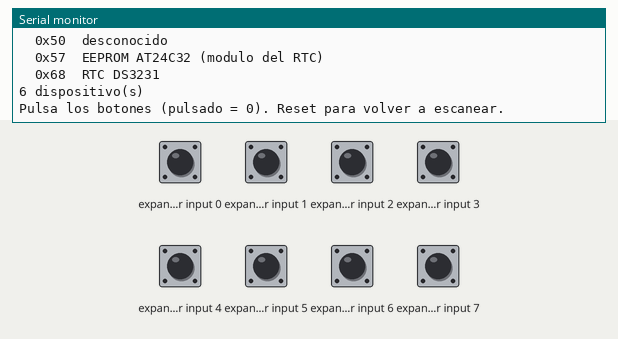
This sketch was run on a simulated ESP32. Shown: the last lines printed to the serial monitor. Wiring (inferred from the names in the program): PCF8574 port expander at I2C address 0x20. The inputs (shaded band) are chosen by the test bench; at power-on: expander input 0–7 HIGH.

Above: at 1.4 s.
1.5 s: expander input 0 pulled LOW for 0.15 s
At 2.2 s:
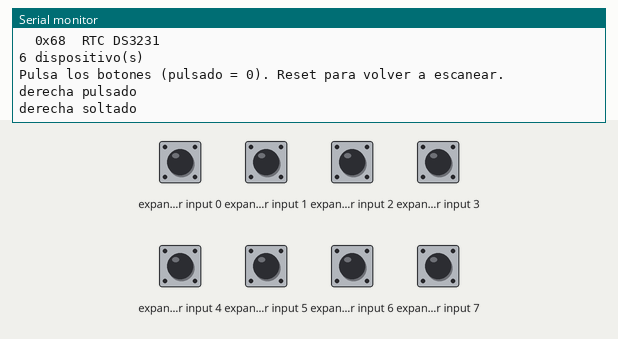
3.1 s: expander input 2 pulled LOW for 0.15 s
At 4.1 s:
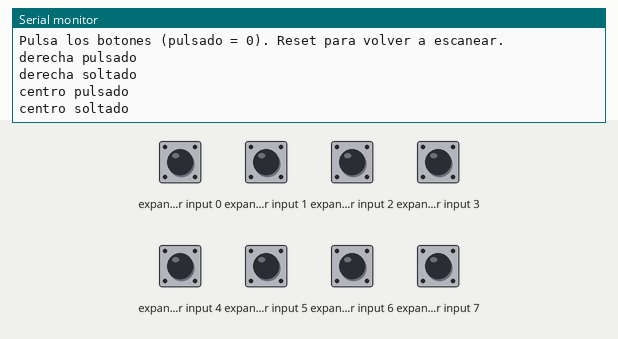
4.7 s: expander input 4 pulled LOW for 0.15 s
At 5.2 s:
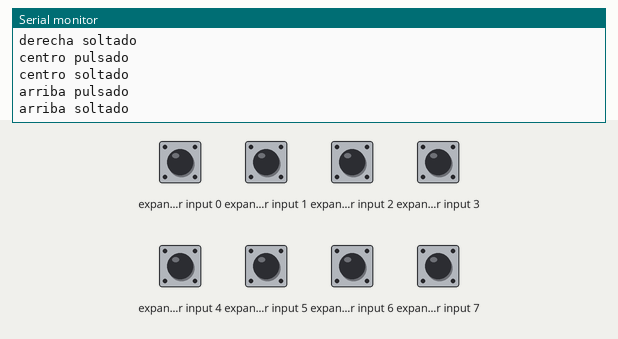
6.3 s: expander input 5 pulled LOW for 0.15 s
At 7.5 s:
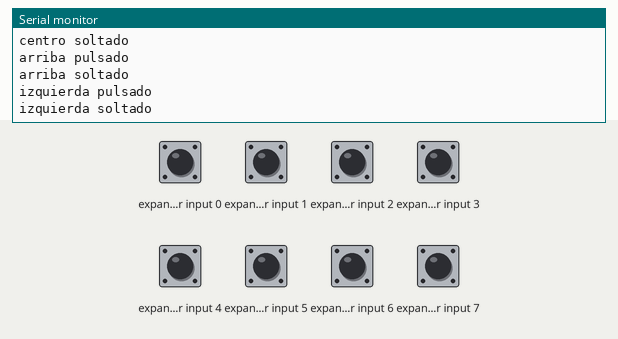
7.9 s: expander input 6 pulled LOW for 0.15 s
At 8.6 s:
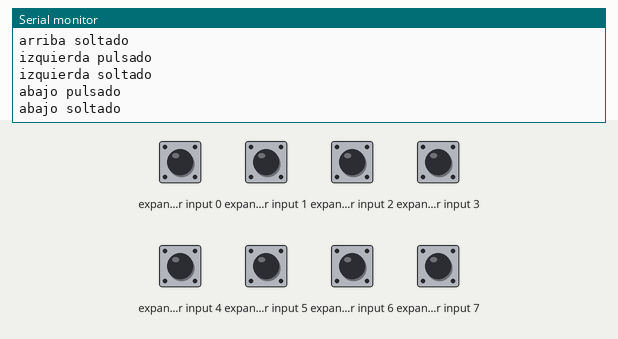

The sketch:

i2c_scanner.ino
```cpp
// Escáner I2C para Jarduino + prueba de los 5 botones de la tapa.
// SDA -> D2 (GPIO4), SCL -> D1 (GPIO5). Monitor serie a 115200.

#include <Wire.h>

const uint8_t ADDR_BOTONES = 0x20;

struct Boton { uint8_t bit; const char *nombre; };
const Boton BOTONES[] = {
  // bit = P del PCF8574; entre paréntesis, pin del conector de 16
  // Medido de nuevo tras recolocar los botones (2026-10-03);
  // esta mochila no sigue el orden habitual
  {4, "arriba"},     // P4 (6)
  {6, "abajo"},      // P6 (4)
  {5, "izquierda"},  // P5 (5)
  {0, "derecha"},    // P0 (13)
  {2, "centro"}      // P2 (11)
};

const char *identificar(uint8_t addr) {
  switch (addr) {
    case 0x20: return "PCF8574 botones";
    case 0x26: return "PCF8574 zonas";
    case 0x27: return "PCF8574 LCD";
    case 0x57: return "EEPROM AT24C32 (modulo del RTC)";
    case 0x68: return "RTC DS3231";
    default:   return "desconocido";
  }
}

bool botonesPresentes = false;
uint8_t ultimoEstado = 0xFF;

void escanear() {
  Serial.println("\nEscaneando bus I2C...");
  int encontrados = 0;
  for (uint8_t addr = 1; addr < 127; addr++) {
    Wire.beginTransmission(addr);
    if (Wire.endTransmission() == 0) {
      Serial.printf("  0x%02X  %s\n", addr, identificar(addr));
      encontrados++;
      if (addr == ADDR_BOTONES) botonesPresentes = true;
    }
  }
  Serial.printf("%d dispositivo(s)\n", encontrados);
}

void setup() {
  Serial.begin(115200);
  delay(200);
  Wire.begin(4, 5);  // SDA=D2, SCL=D1
  escanear();

  if (botonesPresentes) {
    // Todo a 1 = entradas con pull-up débil interno
    Wire.beginTransmission(ADDR_BOTONES);
    Wire.write(0xFF);
    Wire.endTransmission();
    Serial.println("\nPulsa los botones (pulsado = 0). Reset para volver a escanear.");
  }
}

void loop() {
  if (!botonesPresentes) return;

  if (Wire.requestFrom(ADDR_BOTONES, (uint8_t)1) != 1) return;
  uint8_t estado = Wire.read();

  if (estado != ultimoEstado) {
    for (const Boton &b : BOTONES) {
      bool antes = !(ultimoEstado & (1 << b.bit));
      bool ahora = !(estado & (1 << b.bit));
      if (ahora && !antes) Serial.printf("%s pulsado\n", b.nombre);
      if (!ahora && antes) Serial.printf("%s soltado\n", b.nombre);
    }
    ultimoEstado = estado;
  }
  delay(20);  // antirrebote basto, suficiente para la prueba
}
```

Measured:
- after the input at 1.5 s, the serial monitor: prints a new line at once (image 1)
- after the input at 3.1 s, the serial monitor: prints a new line at once (image 2)
- after the input at 4.7 s, the serial monitor: prints a new line at once (image 3)
- after the input at 6.3 s, the serial monitor: prints a new line at once (image 4)
- after the input at 7.9 s, the serial monitor: prints a new line at once (image 5)
